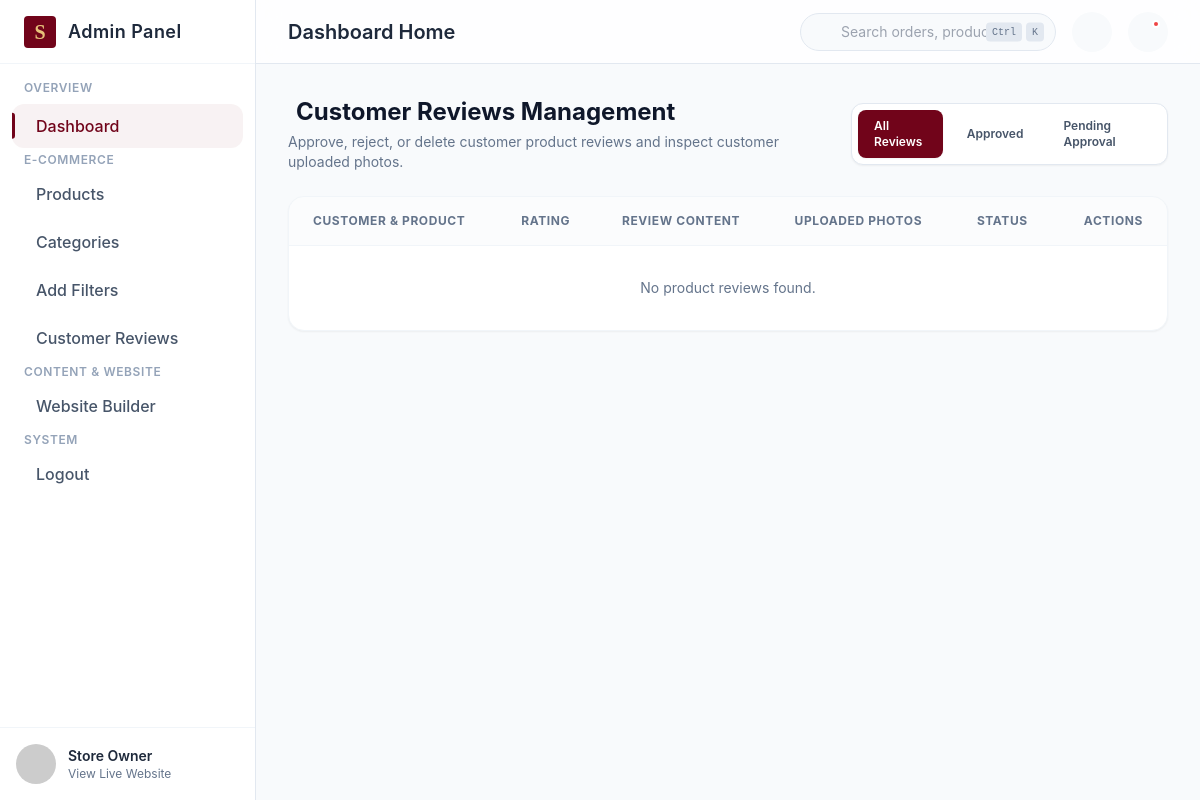
Page /adm/reviews/ on the earlier database version.
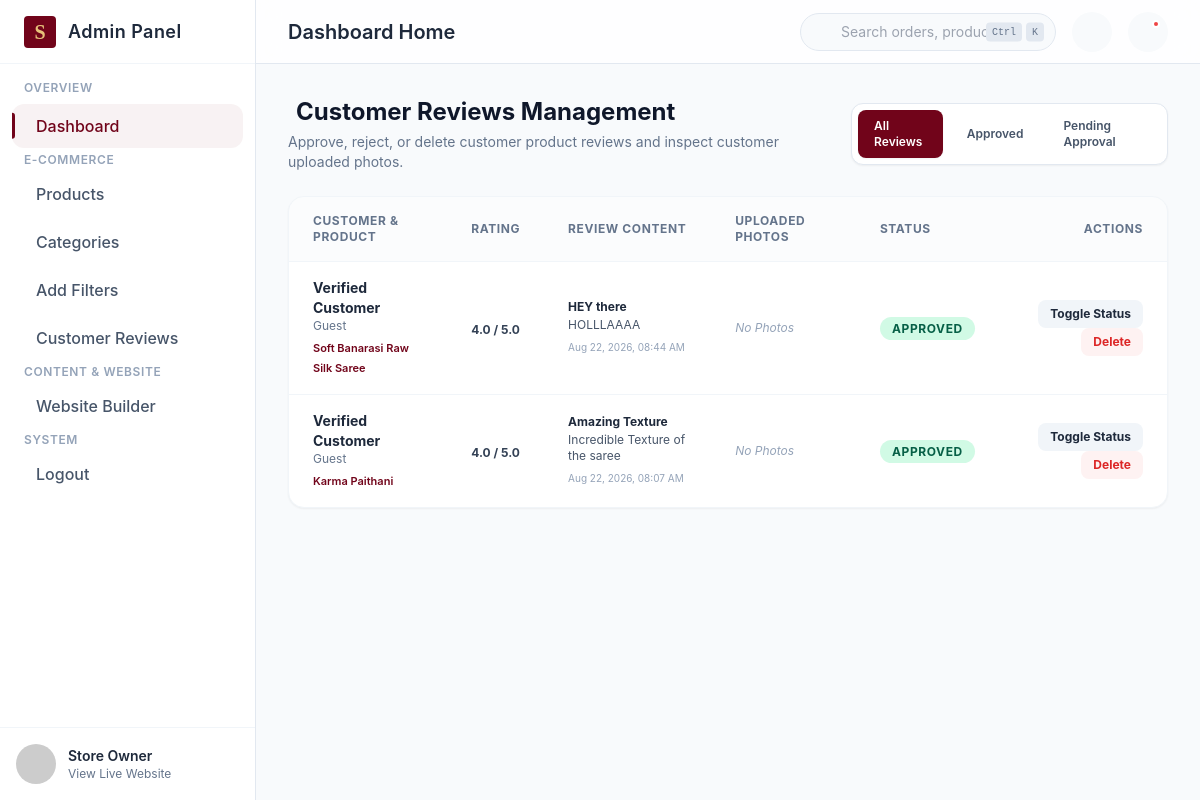
Same page on the later database version.
### user/models.py (models this page shows, shortened)
class ProductReview(models.Model):
    user = models.ForeignKey(settings.AUTH_USER_MODEL, on_delete=models.CASCADE, related_name='reviews', null=True, blank=True)
    product_slug = models.CharField(max_length=200, default='anuradha-paithani-saree')
    product_name = models.CharField(max_length=200, default='Anuradha Paithani Soft Peacock Design Saree')
    rating = models.PositiveSmallIntegerField(default=0)
    title = models.CharField(max_length=200)
    comment = models.TextField()
    image_1 = models.ImageField(upload_to='reviews/', blank=True, null=True)
    image_2 = models.ImageField(upload_to='reviews/', blank=True, null=True)
    image_3 = models.ImageField(upload_to='reviews/', blank=True, null=True)
    is_approved = models.BooleanField(default=True)
    is_verified_buyer = models.BooleanField(default=True)
    helpful_count = models.PositiveIntegerField(default=0)
    created_at = models.DateTimeField(auto_now_add=True)
    class Meta:
        ordering = ['-created_at']

### adm_user/views.py (the view)
# urls.py: path("reviews/", views.reviews_management, name="reviews_management"),
def reviews_management(request):
    from user.models import ProductReview
    status_filter = request.GET.get('status', 'all')
    reviews = ProductReview.objects.all()
    if status_filter == 'pending':
        reviews = reviews.filter(is_approved=False)
    elif status_filter == 'approved':
        reviews = reviews.filter(is_approved=True)
    context = {
        "reviews": reviews,
        "status_filter": status_filter,
    }
    return render(request, "adm_user/reviews_management.html", context)

### adm_user/models.py (called while the page is built)
    @classmethod
    def load(cls):
        obj, _ = cls.objects.get_or_create(pk=1)
        return obj

### user/context_processors.py (called while the page is built)
def global_website_data(request):
    try:
        return {
            'nav_categories': Category.objects.filter(is_active=True).order_by('created_at'),
            'header_settings': HeaderSettings.load(),
            'footer_settings': FooterSettings.load(),
            'offer_items': OfferBarItem.objects.all(),
        }
    except Exception:
        return {}

### adm_user/templates/adm_user/reviews_management.html (shortened to what the changed rows need)
{% extends "adm_user/base_admin.html" %}
{% load static %}
{% block content %}
<div class="space-y-6">
    <div class="flex flex-col md:flex-row items-start md:items-center justify-between gap-4">
        <div>
            <h1 class="text-2xl font-bold text-slate-900 dark:text-white flex items-center gap-2">
                 Customer Reviews Management
            </h1>
        </div>
    </div>
    <div class="bg-white dark:bg-dark-panel rounded-2xl border border-slate-100 dark:border-dark-border shadow-sm overflow-hidden">
        <div class="overflow-x-auto">
            <table class="w-full text-left border-collapse text-sm">
                <thead>
                    <tr class="border-b border-slate-100 dark:border-dark-border bg-slate-50/50 dark:bg-slate-800/50 text-slate-500 dark:text-slate-400 font-semibold text-xs uppercase tracking-wider">
                        <th class="py-4 px-6">Customer & Product</th>
                        <th class="py-4 px-6">Rating</th>
                        <th class="py-4 px-6">Review Content</th>
                        <th class="py-4 px-6">Uploaded Photos</th>
                        <th class="py-4 px-6">Status</th>
                        <th class="py-4 px-6 text-right">Actions</th>
                    </tr>
                </thead>
                <tbody class="divide-y divide-slate-100 dark:divide-dark-border">
                    {% for rev in reviews %}
                    <tr class="hover:bg-slate-50/50 dark:hover:bg-slate-800/30 transition-colors">
                        <td class="py-4 px-6">
                            <div class="font-bold text-slate-800 dark:text-white">{{ rev.user.full_name|default:"Verified Customer" }}</div>
                            <div class="text-xs text-slate-500">{{ rev.user.email|default:"Guest" }}</div>
                            <div class="text-[11px] font-semibold text-brand-maroon mt-1">{{ rev.product_name }}</div>
                        </td>
                        <td class="py-4 px-6">
                            <span class="text-xs font-bold text-slate-700 dark:text-slate-300 mt-1 block">{{ rev.rating }}.0 / 5.0</span>
                        </td>
                        <td class="py-4 px-6 max-w-xs">
                            <div class="font-bold text-slate-800 dark:text-white text-xs mb-0.5">{{ rev.title }}</div>
                            <p class="text-xs text-slate-600 dark:text-slate-400 line-clamp-2">{{ rev.comment }}</p>
                            <span class="text-[10px] text-slate-400 mt-1 block">{{ rev.created_at|date:"M d, Y, h:i A" }}</span>
                        </td>
                        <td class="py-4 px-6">
                            <div class="flex gap-2">
                                {% if not rev.image_1 and not rev.image_2 and not rev.image_3 %}
                                <span class="text-xs text-slate-400 italic">No Photos</span>
                                {% endif %}
                            </div>
                        </td>
                        <td class="py-4 px-6">
                            <span id="statusBadge-{{ rev.id }}" class="px-3 py-1 rounded-full text-xs font-bold uppercase tracking-wider {% if rev.is_approved %}bg-emerald-100 text-emerald-800 dark:bg-emerald-500/20 dark:text-emerald-400{% else %}bg-amber-100 text-amber-800 dark:bg-amber-500/20 dark:text-amber-400{% endif %}">
                                {% if rev.is_approved %}Approved{% else %}Pending{% endif %}
                            </span>
                        </td>
                        <td class="py-4 px-6 text-right space-x-2">
                            <button onclick="toggleApprove({{ rev.id }}, this)" class="px-3 py-1.5 bg-slate-100 hover:bg-slate-200 dark:bg-slate-800 dark:hover:bg-slate-700 text-slate-800 dark:text-white rounded-lg text-xs font-bold transition">
                                Toggle Status
                            </button>
                            <button onclick="deleteReview({{ rev.id }}, this)" class="px-3 py-1.5 bg-red-50 hover:bg-red-100 text-red-600 rounded-lg text-xs font-bold transition">
                                Delete
                            </button>
                        </td>
                    </tr>
                    {% empty %}
                    <tr>
                        <td colspan="6" class="py-8 text-center text-slate-500 text-sm">
                            No product reviews found.
                        </td>
                    </tr>
                    {% endfor %}
                </tbody>
            </table>
        </div>
    </div>
</div>
{% endblock %}

Differences in the rows shown:
added ProductReview: user.full_name "Verified Customer", user.email "Guest", product_name "Soft Banarasi Raw Silk Saree", rating "4", title "HEY there", comment "HOLLLAAAA", created_at "Aug 22, 2026, 08:44 AM", image_1 "No Photos", is_approved "APPROVED"
added ProductReview: user.full_name "Verified Customer", user.email "Guest", product_name "Karma Paithani", rating "4", title "Amazing Texture", comment "Incredible Texture of the saree", created_at "Aug 22, 2026, 08:07 AM", image_1 "No Photos", is_approved "APPROVED"
Other differences:
text no longer shown: "No product reviews found."
